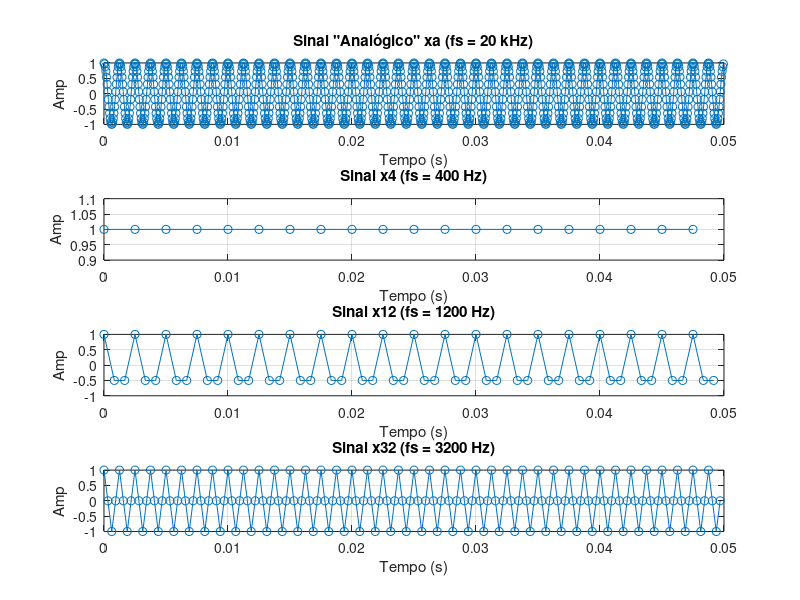
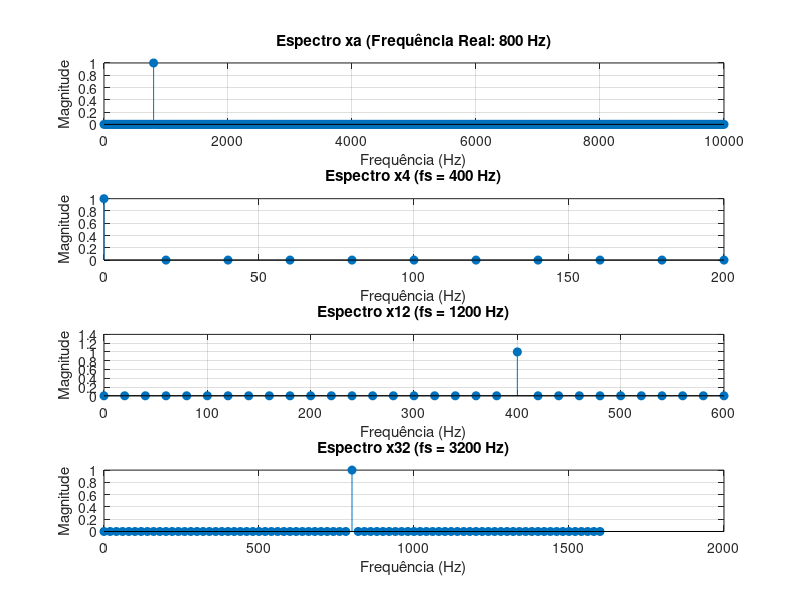

Here is the MATLAB script that generated these plots, in order:
% Problema 2 - Estudo da Amostragem e Aliasing
% NMec: 100000
% Nome: Primeiro Ultimo

% -------------------------------------------------------------------------
% 1) Geração do Sinal "Analógico" (xa)
% Usamos uma frequência de amostragem muito elevada (20 kHz) para que o sinal
% pareça contínuo (analógico) quando comparado com as frequências de teste.
% -------------------------------------------------------------------------
fs_a = 20000;                  % fs alta para simular sinal analógico
T = 0.05;                      % Duração (50ms permite ver vários ciclos de 800Hz)
t_a = 0:1/fs_a:T-1/fs_a;       % Vetor tempo (N = fs*T amostras exatas)
f_sig = 800;                   % Frequência do sinal original (Hz)
xa = cos(2*pi*f_sig*t_a);      % Sinal original

% -------------------------------------------------------------------------
% 2) Amostragem a diferentes taxas (fs)
% O Teorema de Nyquist diz que fs deve ser > 2*f_sig (neste caso, > 1600 Hz).
% - 400 Hz: fs < f_sig (Sub-amostragem severa -> Aliasing para 0 Hz/DC)
% - 1200 Hz: fs < 2*f_sig (Sub-amostragem -> Aliasing: |800 - 1200| = 400 Hz)
% - 3200 Hz: fs > 2*f_sig (Amostragem correta -> Recupera os 800 Hz)
% -------------------------------------------------------------------------
fs_list = [400, 1200, 3200];
names = {'x4', 'x12', 'x32'};

signals = {xa};                % Cell array para facilitar o ciclo de desenho
times = {t_a};
fss = [fs_a];

for i = 1:length(fs_list)
    fs_curr = fs_list(i);
    t_curr = 0:1/fs_curr:T-1/fs_curr; % Vetor tempo para a nova taxa
    x_curr = cos(2*pi*f_sig*t_curr);  % Gerar amostras à nova taxa
    signals{end+1} = x_curr;
    times{end+1} = t_curr;
    fss(end+1) = fs_curr;
end

% -------------------------------------------------------------------------
% 3) Visualização no Domínio do Tempo
% Comparamos a forma de onda. Note como em 400 Hz o sinal parece uma constante.
% -------------------------------------------------------------------------
figure(3);
for i = 1:4
    subplot(4,1,i);
    % O uso de '-o' permite ver os pontos exatos onde o sinal foi amostrado
    plot(times{i}, signals{i}, '-o'); 
    if i == 1
        title('Sinal "Analógico" xa (fs = 20 kHz)');
    else
        title(sprintf('Sinal %s (fs = %d Hz)', names{i-1}, fss(i)));
    end
    xlabel('Tempo (s)'); ylabel('Amp'); grid on;
end

% -------------------------------------------------------------------------
% 4) Análise no Domínio da Frequência (FFT)
% A FFT transforma o sinal do tempo para a frequência para identificar os
% componentes sinusoidais presentes após a amostragem.
% -------------------------------------------------------------------------
figure(4);
threshold = 0.2;               % Limiar para ignorar ruído numérico

for i = 1:4
    x_curr = signals{i};
    fs_curr = fss(i);
    N = length(x_curr);        % Número de amostras
    
    X = fft(x_curr);           % Transformada Rápida de Fourier
    mag = abs(X)/N;            % Magnitude normalizada (divide-se por N)
    
    % Como o sinal é real, o espetro é simétrico. 
    % Selecionamos apenas a metade positiva (0 até fs/2).
    mag = mag(1:floor(N/2)+1);
    
    % Para manter a energia correta no espetro unilateral, dobramos a 
    % magnitude de todas as frequências exceto DC e Nyquist (se existir).
    mag(2:end-1) = 2*mag(2:end-1);
    
    % O eixo das frequências vai de 0 a fs/2, com passo fs/N
    f_axis = (0:floor(N/2)) * fs_curr / N;
    
    subplot(4,1,i);
    stem(f_axis, mag, 'filled'); % Representação por riscas (espetro discreto)
    if i == 1
        title('Espectro xa (Frequência Real: 800 Hz)');
    else
        title(sprintf('Espectro %s (fs = %d Hz)', names{i-1}, fss(i)));
    end
    xlabel('Frequência (Hz)'); ylabel('Magnitude'); grid on;
    
    % ---------------------------------------------------------------------
    % 5) Deteção Automática de Componentes
    % Identifica as riscas que ultrapassam o threshold.
    % ---------------------------------------------------------------------
    indices = find(mag > threshold);
    n_comp = length(indices);
    freqs = f_axis(indices);
    
    % Construção da mensagem de texto formatada
    if n_comp > 0
        f_list = sprintf('%.1f', freqs(1));
        for j = 2:n_comp
            f_list = sprintf('%s e %.1f', f_list, freqs(j));
        end
    else
        f_list = 'nenhuma';
    end
    
    if i == 1
        label = 'xa';
    else
        label = names{i-1};
    end
    
    % 6) Saída de dados conforme especificações do enunciado
    fprintf('O sinal %s contém %d sinusoide(s)\n', label, n_comp);
    fprintf('As frequências presentes no sinal %s são: %s Hz\n', label, f_list);
end
